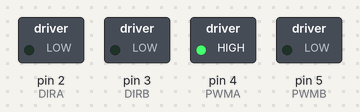
A sketch run on a simulated Arduino Uno, built with avr-gcc and run on an emulated ATmega328P. Shown: switched loads named in the sketch (green lamp = pin HIGH). What the sketch prints to the serial monitor is not drawn.

Above: at 0.1 s.
Timing chart, 0 to 1.6 s (numbered marks = the images above):
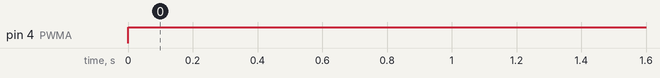

The sketch:

motor_test.ino
```cpp
#define DIRA 2
#define DIRB 3
#define PWMA 4
#define PWMB 5
float RPM = 900;
void setup() {
  pinMode(DIRA, OUTPUT);
  pinMode(DIRB, OUTPUT);
  pinMode(PWMA, OUTPUT);
  pinMode(PWMB, OUTPUT);
  Serial.begin(9600);
}

void loop() {
int speed = (RPM/1620)*255;
  // motorA
  analogWrite(PWMA, speed);
  analogWrite(DIRA, LOW);
  // motorB
  analogWrite(PWMA, speed);
  analogWrite(DIRA, HIGH);
  Serial.println(speed);
}
```

Measured:
- by itself, pin 4 (PWMA): LOW → HIGH at 0.00 s
